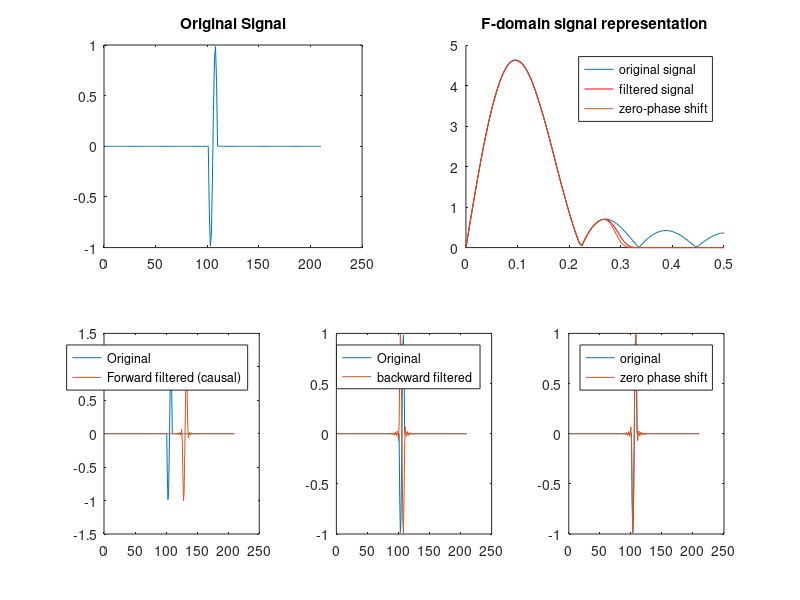
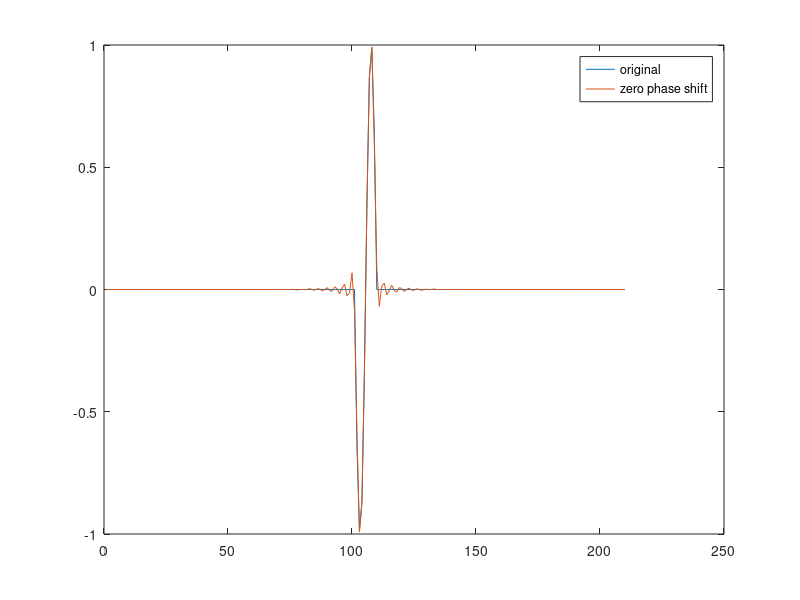

Reproduce these figures in MATLAB, in order.
clear 
%% create signal

signal = [zeros(1,100) cos(linspace(pi/2, 5*pi/2, 10)) zeros(1,100)];
n = length(signal);

figure(1),clf
subplot(221)
plot(1:n,signal)
title('Original Signal')

subplot(222),hold on
plot(linspace(0,1,n),abs(fft(signal)))
xlim([0 0.5])

title('F-domain signal representation')

%% low pass causal filter (phase shift hunxa)

%filter kernel
fkern = fir1(50,.6,'low');
%filter gareko
fsignal = filter(fkern,1,signal);

subplot(234)
plot(1:n,signal, 1:n,fsignal)
legend({'Original';'Forward filtered (causal)'})


subplot(222)
plot(linspace(0,1,n),abs(fft(fsignal)),'r')


%% backward filter

%signal flip garne
fsignalFlip = fsignal(end:-1:1);

%flipped signal filter garne
fsignalF =filter(fkern,1,fsignalFlip);


subplot(235)
plot(1:n, signal,1:n,fsignalF )
legend({'Original';'backward filtered'})

%%  flipped signal lai flip garne 

fsignalFiltFlip =fsignalF(end:-1:1);

subplot(2,3,6)
plot(1:n,signal, 1:n, fsignalFiltFlip)
legend({'original';'zero phase shift'})

subplot(222)
plot(linspace(0,1,n),abs(fft(fsignalFiltFlip)))
legend({'original signal';'filtered signal';'zero-phase shift'})

%% shortcut

fsignal_shortcut = filtfilt(fkern,1,signal);
figure(2),clf
plot(1:n,signal,1:n,fsignal_shortcut)
legend({'original';'zero phase shift'})
